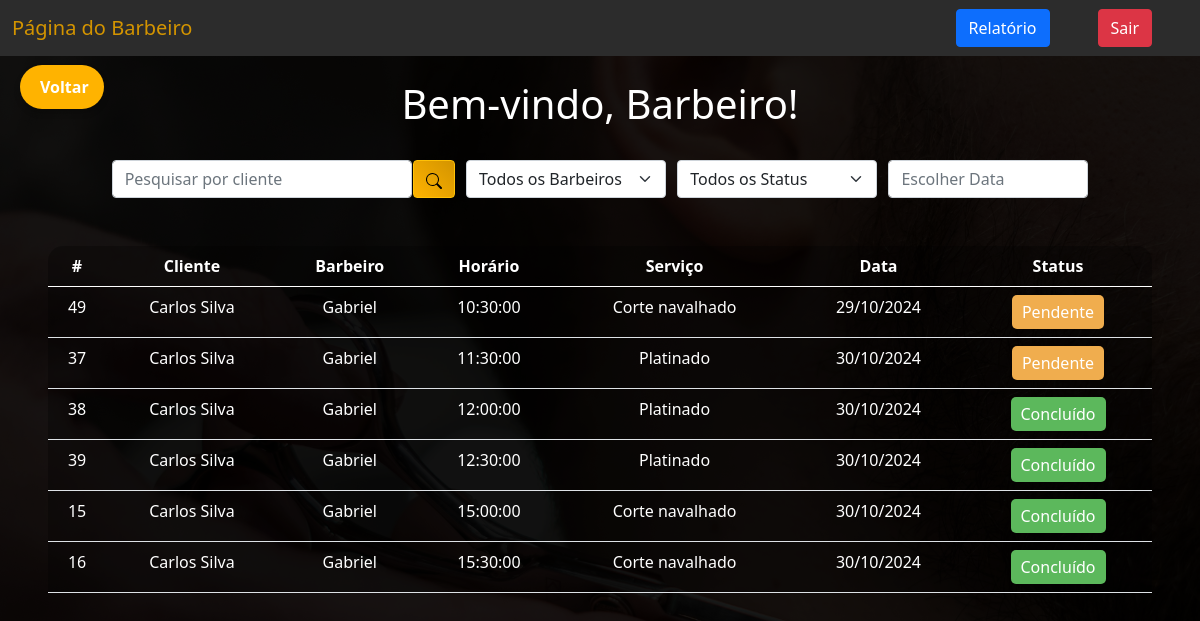
Screenshot of /select2.php?barbeiro=Gabriel (signed in) with the database file from the repository.
### tables this page shows
CREATE TABLE `agendamentos` (
  `id` int(11) UNSIGNED NOT NULL,
  `usuario_id` int(11) NOT NULL,
  `barbeiro` varchar(250) NOT NULL,
  `servico_id` int(11) UNSIGNED NOT NULL,
  `dia` varchar(250) NOT NULL,
  `horario` time NOT NULL,
  `quantidade` int(11) NOT NULL DEFAULT 1,
  `status` varchar(50) NOT NULL DEFAULT 'Pendente'
);

CREATE TABLE `usuarios` (
  `id` int(11) NOT NULL,
  `nivel` varchar(10) NOT NULL DEFAULT 'cliente',
  `nome` varchar(250) NOT NULL,
  `cpf` varchar(250) NOT NULL,
  `email` varchar(250) NOT NULL,
  `numero` varchar(250) NOT NULL,
  `senha` varchar(250) NOT NULL
);

CREATE TABLE `servicos` (
  `id` int(11) UNSIGNED NOT NULL,
  `nome` varchar(100) NOT NULL,
  `preco` decimal(10,2) NOT NULL
);

### select2.php (the view, shortened to what this page needs)
<?php
include_once('conexao.php');
$filter = "";
$dia = "";
if (!empty($_GET['search'])) {
    $data = $_GET['search'];
    $filter = "WHERE usuarios.nome LIKE '%$data%' OR agendamentos.barbeiro LIKE '%$data%'";
} else if (!empty($_GET['barbeiro'])) {
    $barbeiro = $_GET['barbeiro'];
    $filter = "WHERE agendamentos.barbeiro = '$barbeiro'";
} else if (!empty($_GET['dia'])) {
    $dia = $_GET['dia'];
    $filter = "WHERE agendamentos.dia >= '$dia'";
} else if (!empty($_GET['status'])) {
    $status = $_GET['status'];
    $filter = "WHERE agendamentos.status = '$status'";
}
$sql = "SELECT agendamentos.id, usuarios.nome AS cliente, agendamentos.barbeiro, agendamentos.horario, agendamentos.dia, servicos.nome AS servico, agendamentos.status
        FROM agendamentos
        JOIN usuarios ON agendamentos.usuario_id = usuarios.id
        JOIN servicos ON agendamentos.servico_id = servicos.id
        $filter
        ORDER BY (agendamentos.dia = '$dia') DESC, agendamentos.dia ASC, agendamentos.horario ASC";
$result = $conexao->query($sql);
?>
<!DOCTYPE html>
<html lang="pt-br">
<head>
    <link href="https://cdn.jsdelivr.net/npm/bootstrap@5.0.2/dist/css/bootstrap.min.css" rel="stylesheet">
    <link rel="stylesheet" href="https://cdn.jsdelivr.net/npm/flatpickr/dist/flatpickr.min.css">
</head>
<body>
    <nav class="navbar navbar-expand-lg" style="background-color: #2c2c2c;">
        <div class="container-fluid">
            <a class="navbar-brand" href="#">Página do Barbeiro</a>
        </div>
        <div class="d-flex">
            <a href="relatorio.php" class="btn btn-primary me-5">Relatório</a>
            <a href="sair.php" class="btn btn-danger me-5">Sair</a>
        </div>
    </nav>
    <a href="./select.php" class="btn-voltar">
            <i class='bx bx-left-arrow-alt'></i> Voltar
        </a>
    <br>
    <h1>Bem-vindo, Barbeiro!</h1>
    <br>
    <div class="box-search">
        <input type="search" class="form-control w-25" placeholder="Pesquisar por cliente" id="pesquisar">
        <button onclick="searchData()" class="btn btn-warning" style="background: linear-gradient(45deg, #ffb300, #d39400);">
        </button>
        <select class="dropdown-search form-select" id="barbeiroSelect" onchange="searchBarbeiro()">
            <option value="">Todos os Barbeiros</option>
        </select>
        <select class="dropdown-search form-select" id="statusSelect" onchange="searchStatus()">
            <option value="">Todos os Status</option>
        </select>
        <input type="text" class="form-control dropdown-search" id="dataSelect" placeholder="Escolher Data">
    </div>
    <div class="m-5">
        <table class="table text-white table-bg">
            <thead>
                <tr>
                    <th scope="col">#</th>
                    <th scope="col">Cliente</th>
                    <th scope="col">Barbeiro</th>
                    <th scope="col">Horário</th>
                    <th scope="col">Serviço</th>
                    <th scope="col">Data</th>
                    <th scope="col">Status</th>
                </tr>
            </thead>
            <tbody id="agendamentosTable">
                <?php
                while ($agendamento_data = mysqli_fetch_assoc($result)) {
                    $dataFormatada = date('d/m/Y', strtotime($agendamento_data['dia']));
                    $statusClass = ($agendamento_data['status'] == 'Pendente') ? 'pendente' : 'concluido';
                    echo "<tr>";
                    echo "<td>".$agendamento_data['id']."</td>";
                    echo "<td>".$agendamento_data['cliente']."</td>";
                    echo "<td>".$agendamento_data['barbeiro']."</td>";
                    echo "<td>".$agendamento_data['horario']."</td>";
                    echo "<td>".$agendamento_data['servico']."</td>";
                    echo "<td>".$dataFormatada."</td>";
                    echo "<td><button class='status-btn $statusClass' onclick='alterarStatus(".$agendamento_data['id'].", this)'>".$agendamento_data['status']."</button></td>";
                    echo "</tr>";
                }
                ?>
            </tbody>
        </table>
    </div>
</body>
</html>

### select2.php (style rules this page uses)
body { background-image: url(./imagens/fundo.png); color: white; text-align: center; }
.table-bg { background: rgba(0, 0, 0, 0.3); border-radius: 15px 15px 0 0; }
.box-search { display: flex; justify-content: center; gap: .1%; }
.navbar-brand { color: #d39400; }
.dropdown-search { width: 200px; margin-left: 10px; }
.status-btn { border: none; border-radius: 5px; padding: 5px 10px; cursor: pointer; transition: background-color 0.3s ease; }
.status-btn.pendente { background-color: #f0ad4e; color: white; }
.status-btn.concluido { background-color: #5cb85c; color: white; }
.btn-voltar { position: absolute; top: 65px; left: 20px; display: flex; align-items: center; background: #ffb300; color: #fff; text-decoration: none; padding: 10px 15px; border-radius: 30px; font-size: 16px; font-weight: 600; box-shadow: 0 4px 6px rgba(0, 0, 0, 0.2); transition: background 0.3s, transform 0.2s; }

### rows the page displays
agendamentos: id "49", usuario.nome "Carlos Silva", barbeiro "Gabriel", horario "10:30:00", servico.nome "Corte navalhado", dia "29/10/2024", status "Pendente"
agendamentos: id "37", usuario.nome "Carlos Silva", barbeiro "Gabriel", horario "11:30:00", servico.nome "Platinado", dia "30/10/2024", status "Pendente"
agendamentos: id "38", usuario.nome "Carlos Silva", barbeiro "Gabriel", horario "12:00:00", servico.nome "Platinado", dia "30/10/2024", status "Concluído"
agendamentos: id "39", usuario.nome "Carlos Silva", barbeiro "Gabriel", horario "12:30:00", servico.nome "Platinado", dia "30/10/2024", status "Concluído"
agendamentos: id "15", usuario.nome "Carlos Silva", barbeiro "Gabriel", horario "15:00:00", servico.nome "Corte navalhado", dia "30/10/2024", status "Concluído"
agendamentos: id "16", usuario.nome "Carlos Silva", barbeiro "Gabriel", horario "15:30:00", servico.nome "Corte navalhado", dia "30/10/2024", status "Concluído"
